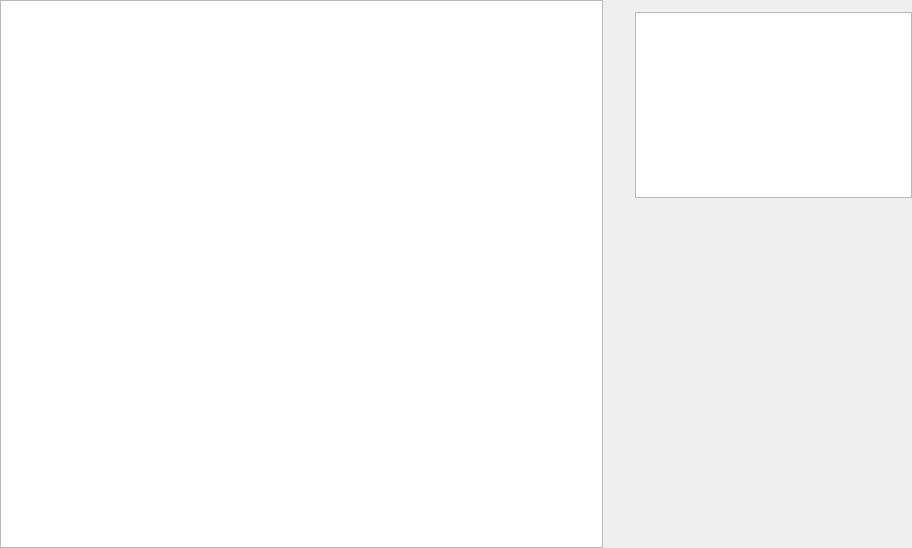
<?xml version="1.0" encoding="UTF-8"?>
<ui version="4.0">
    <class>RaptorUploadingPage</class>
    <widget class="QWidget" name="RaptorUploadingPage">
        <property name="geometry">
            <rect>
                <x>0</x>
                <y>0</y>
                <width>912</width>
                <height>548</height>
            </rect>
        </property>
        <property name="windowTitle">
            <string>Form</string>
        </property>
        <property name="styleSheet">
            <string notr="true"/>
        </property>
        <layout class="QVBoxLayout" name="_UploadingPageLayout">
            <property name="spacing">
                <number>0</number>
            </property>
            <property name="leftMargin">
                <number>0</number>
            </property>
            <property name="topMargin">
                <number>0</number>
            </property>
            <property name="rightMargin">
                <number>0</number>
            </property>
            <property name="bottomMargin">
                <number>0</number>
            </property>
            <item>
                <widget class="QSplitter" name="_Splitter">
                    <property name="orientation">
                        <enum>Qt::Horizontal</enum>
                    </property>
                    <property name="opaqueResize">
                        <bool>true</bool>
                    </property>
                    <property name="handleWidth">
                        <number>1</number>
                    </property>
                    <property name="childrenCollapsible">
                        <bool>false</bool>
                    </property>
                    <widget class="QTableView" name="_ItemView">
                        <property name="styleSheet">
                            <string notr="true"/>
                        </property>
                        <property name="verticalScrollBarPolicy">
                            <enum>Qt::ScrollBarAsNeeded</enum>
                        </property>
                    </widget>
                    <widget class="QWidget" name="_ItemAttributePanel" native="true">
                        <property name="sizePolicy">
                            <sizepolicy hsizetype="Preferred" vsizetype="Preferred">
                                <horstretch>0</horstretch>
                                <verstretch>0</verstretch>
                            </sizepolicy>
                        </property>
                        <layout class="QGridLayout" name="_ItemAttributePanelLayout">
                            <property name="leftMargin">
                                <number>12</number>
                            </property>
                            <property name="topMargin">
                                <number>12</number>
                            </property>
                            <property name="rightMargin">
                                <number>0</number>
                            </property>
                            <property name="bottomMargin">
                                <number>12</number>
                            </property>
                            <property name="spacing">
                                <number>12</number>
                            </property>
                            <item row="3" column="1">
                                <widget class="QLabel" name="_ItemSize">
                                    <property name="minimumSize">
                                        <size>
                                            <width>0</width>
                                            <height>26</height>
                                        </size>
                                    </property>
                                    <property name="maximumSize">
                                        <size>
                                            <width>16777215</width>
                                            <height>26</height>
                                        </size>
                                    </property>
                                    <property name="text">
                                        <string/>
                                    </property>
                                </widget>
                            </item>
                            <item row="2" column="1">
                                <widget class="QLabel" name="_ItemCreated">
                                    <property name="sizePolicy">
                                        <sizepolicy hsizetype="Expanding" vsizetype="Fixed">
                                            <horstretch>0</horstretch>
                                            <verstretch>0</verstretch>
                                        </sizepolicy>
                                    </property>
                                    <property name="minimumSize">
                                        <size>
                                            <width>0</width>
                                            <height>26</height>
                                        </size>
                                    </property>
                                    <property name="maximumSize">
                                        <size>
                                            <width>16777215</width>
                                            <height>26</height>
                                        </size>
                                    </property>
                                    <property name="styleSheet">
                                        <string notr="true"/>
                                    </property>
                                    <property name="text">
                                        <string/>
                                    </property>
                                </widget>
                            </item>
                            <item row="3" column="0">
                                <widget class="QLabel" name="_ItemSizeTip">
                                    <property name="minimumSize">
                                        <size>
                                            <width>0</width>
                                            <height>26</height>
                                        </size>
                                    </property>
                                    <property name="maximumSize">
                                        <size>
                                            <width>16777215</width>
                                            <height>26</height>
                                        </size>
                                    </property>
                                    <property name="text">
                                        <string/>
                                    </property>
                                    <property name="alignment">
                                        <set>Qt::AlignRight|Qt::AlignTrailing|Qt::AlignVCenter</set>
                                    </property>
                                </widget>
                            </item>
                            <item row="6" column="1">
                                <widget class="QLabel" name="_ItemSpeed">
                                    <property name="sizePolicy">
                                        <sizepolicy hsizetype="Expanding" vsizetype="Fixed">
                                            <horstretch>0</horstretch>
                                            <verstretch>0</verstretch>
                                        </sizepolicy>
                                    </property>
                                    <property name="minimumSize">
                                        <size>
                                            <width>0</width>
                                            <height>26</height>
                                        </size>
                                    </property>
                                    <property name="maximumSize">
                                        <size>
                                            <width>16777215</width>
                                            <height>26</height>
                                        </size>
                                    </property>
                                    <property name="styleSheet">
                                        <string notr="true"/>
                                    </property>
                                    <property name="text">
                                        <string/>
                                    </property>
                                </widget>
                            </item>
                            <item row="5" column="0">
                                <widget class="QLabel" name="_ItemEstimatedTimeTip">
                                    <property name="minimumSize">
                                        <size>
                                            <width>0</width>
                                            <height>26</height>
                                        </size>
                                    </property>
                                    <property name="maximumSize">
                                        <size>
                                            <width>16777215</width>
                                            <height>26</height>
                                        </size>
                                    </property>
                                    <property name="styleSheet">
                                        <string notr="true"/>
                                    </property>
                                    <property name="text">
                                        <string/>
                                    </property>
                                    <property name="alignment">
                                        <set>Qt::AlignRight|Qt::AlignTrailing|Qt::AlignVCenter</set>
                                    </property>
                                </widget>
                            </item>
                            <item row="5" column="1">
                                <widget class="QLabel" name="_ItemEstimatedTime">
                                    <property name="sizePolicy">
                                        <sizepolicy hsizetype="Expanding" vsizetype="Fixed">
                                            <horstretch>0</horstretch>
                                            <verstretch>0</verstretch>
                                        </sizepolicy>
                                    </property>
                                    <property name="minimumSize">
                                        <size>
                                            <width>0</width>
                                            <height>26</height>
                                        </size>
                                    </property>
                                    <property name="maximumSize">
                                        <size>
                                            <width>16777215</width>
                                            <height>26</height>
                                        </size>
                                    </property>
                                    <property name="styleSheet">
                                        <string notr="true"/>
                                    </property>
                                    <property name="text">
                                        <string/>
                                    </property>
                                </widget>
                            </item>
                            <item row="1" column="1">
                                <widget class="QTextEdit" name="_ItemName">
                                    <property name="sizePolicy">
                                        <sizepolicy hsizetype="Expanding" vsizetype="MinimumExpanding">
                                            <horstretch>0</horstretch>
                                            <verstretch>0</verstretch>
                                        </sizepolicy>
                                    </property>
                                    <property name="styleSheet">
                                        <string notr="true"/>
                                    </property>
                                    <property name="verticalScrollBarPolicy">
                                        <enum>Qt::ScrollBarAsNeeded</enum>
                                    </property>
                                    <property name="horizontalScrollBarPolicy">
                                        <enum>Qt::ScrollBarAlwaysOff</enum>
                                    </property>
                                    <property name="sizeAdjustPolicy">
                                        <enum>QAbstractScrollArea::AdjustToContents</enum>
                                    </property>
                                    <property name="readOnly">
                                        <bool>true</bool>
                                    </property>
                                </widget>
                            </item>
                            <item row="1" column="0">
                                <widget class="QLabel" name="_ItemNameTip">
                                    <property name="styleSheet">
                                        <string notr="true"/>
                                    </property>
                                    <property name="text">
                                        <string/>
                                    </property>
                                    <property name="alignment">
                                        <set>Qt::AlignRight|Qt::AlignTop|Qt::AlignTrailing</set>
                                    </property>
                                </widget>
                            </item>
                            <item row="2" column="0">
                                <widget class="QLabel" name="_ItemCreatedTip">
                                    <property name="minimumSize">
                                        <size>
                                            <width>0</width>
                                            <height>26</height>
                                        </size>
                                    </property>
                                    <property name="maximumSize">
                                        <size>
                                            <width>16777215</width>
                                            <height>26</height>
                                        </size>
                                    </property>
                                    <property name="styleSheet">
                                        <string notr="true"/>
                                    </property>
                                    <property name="text">
                                        <string/>
                                    </property>
                                    <property name="alignment">
                                        <set>Qt::AlignRight|Qt::AlignTrailing|Qt::AlignVCenter</set>
                                    </property>
                                </widget>
                            </item>
                            <item row="9" column="1">
                                <spacer name="_ItemAttributePanelSpacer">
                                    <property name="orientation">
                                        <enum>Qt::Vertical</enum>
                                    </property>
                                    <property name="sizeHint" stdset="0">
                                        <size>
                                            <width>20</width>
                                            <height>40</height>
                                        </size>
                                    </property>
                                </spacer>
                            </item>
                            <item row="6" column="0">
                                <widget class="QLabel" name="_ItemSpeedTip">
                                    <property name="minimumSize">
                                        <size>
                                            <width>0</width>
                                            <height>26</height>
                                        </size>
                                    </property>
                                    <property name="maximumSize">
                                        <size>
                                            <width>16777215</width>
                                            <height>26</height>
                                        </size>
                                    </property>
                                    <property name="styleSheet">
                                        <string notr="true"/>
                                    </property>
                                    <property name="text">
                                        <string/>
                                    </property>
                                    <property name="alignment">
                                        <set>Qt::AlignRight|Qt::AlignTrailing|Qt::AlignVCenter</set>
                                    </property>
                                </widget>
                            </item>
                        </layout>
                    </widget>
                </widget>
            </item>
        </layout>
    </widget>
    <resources/>
    <connections/>
</ui>
